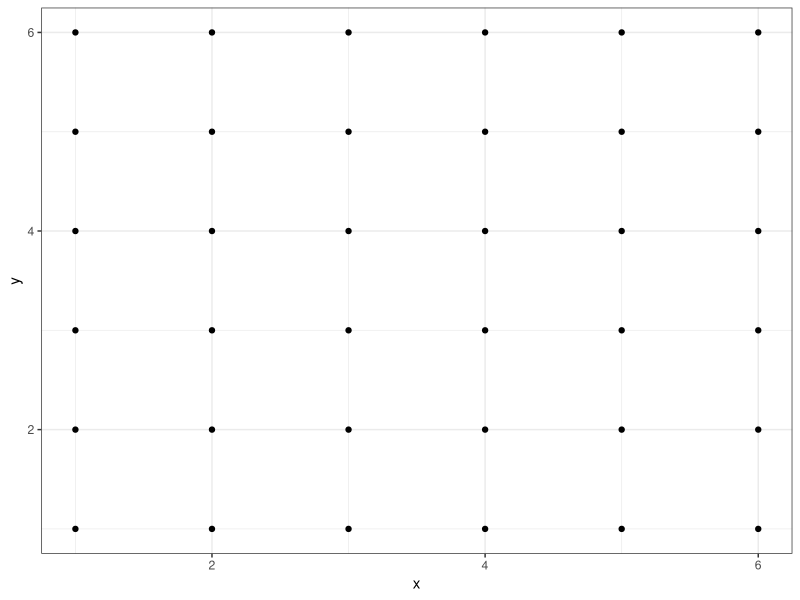
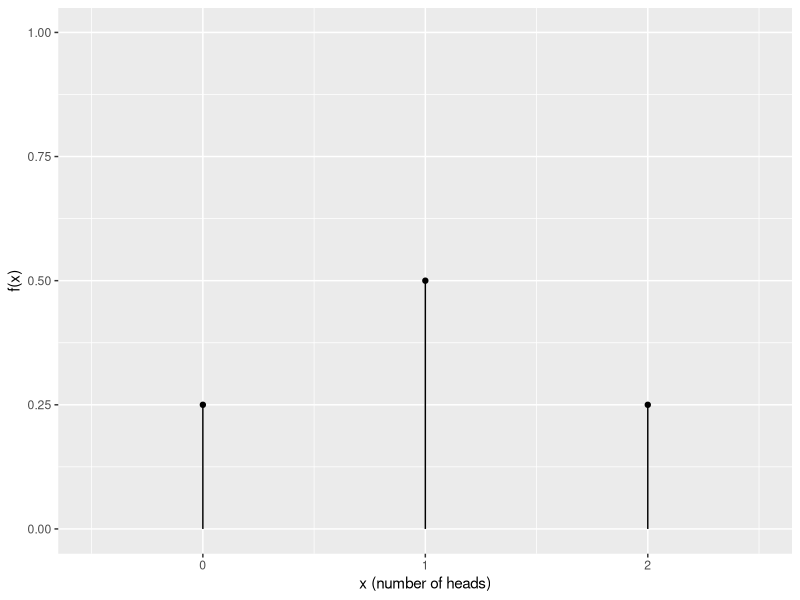
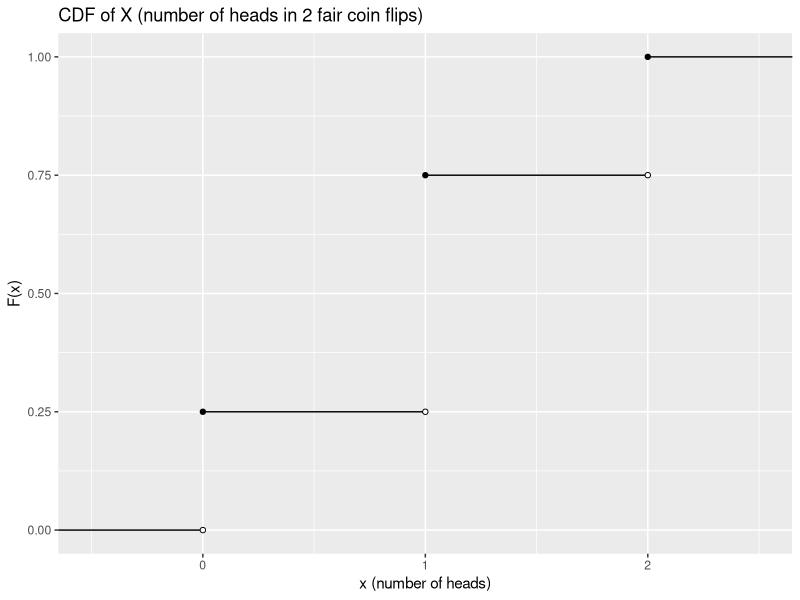
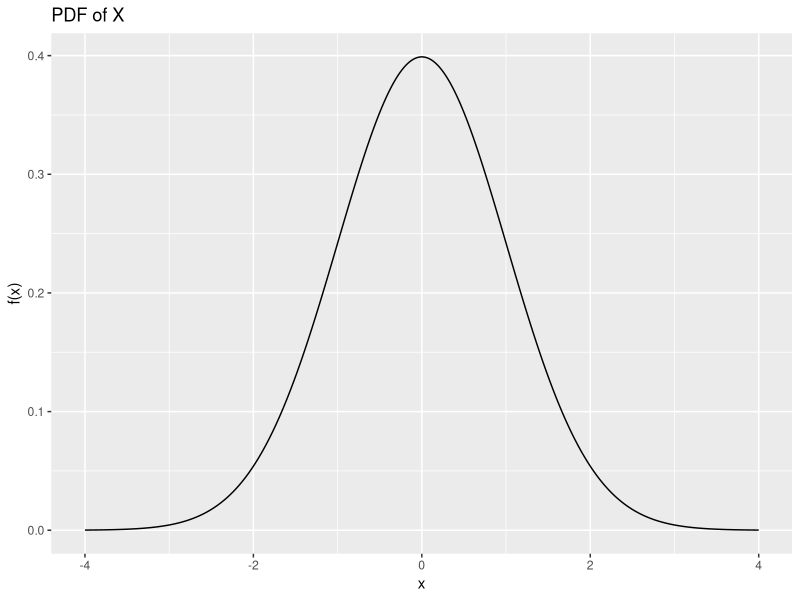
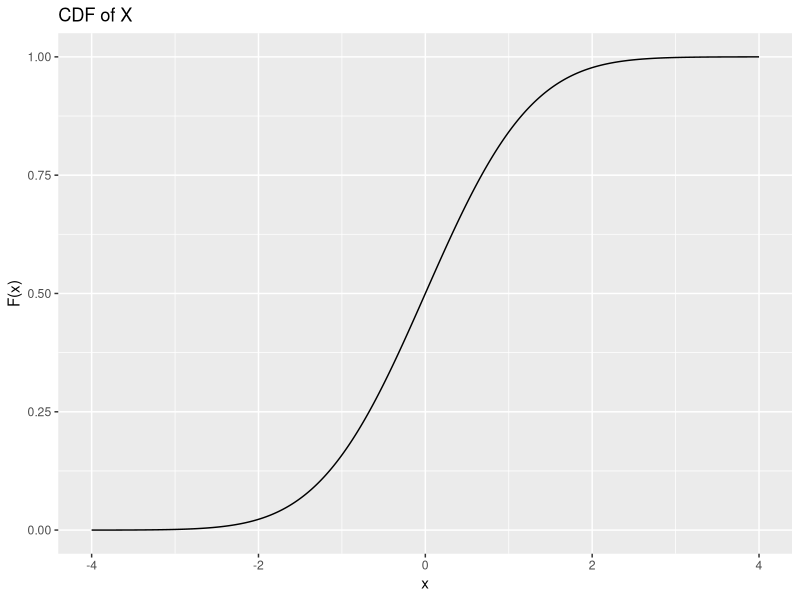
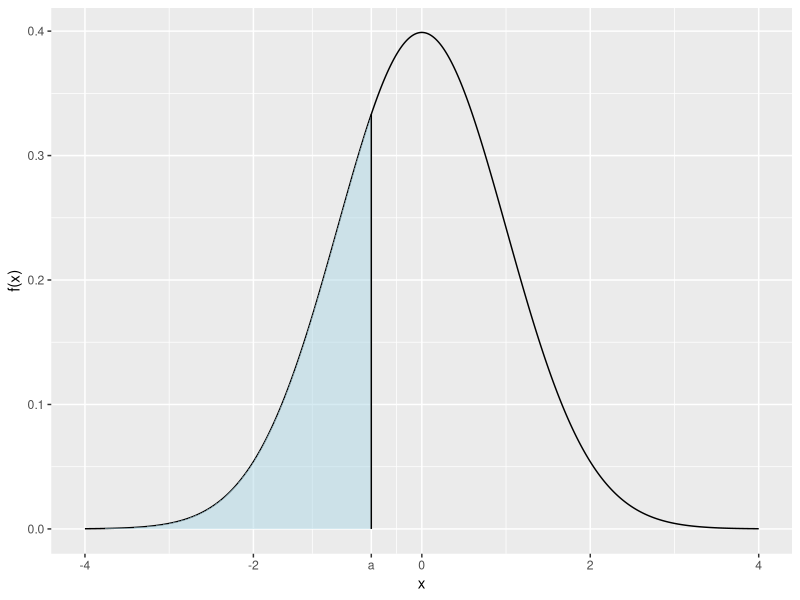
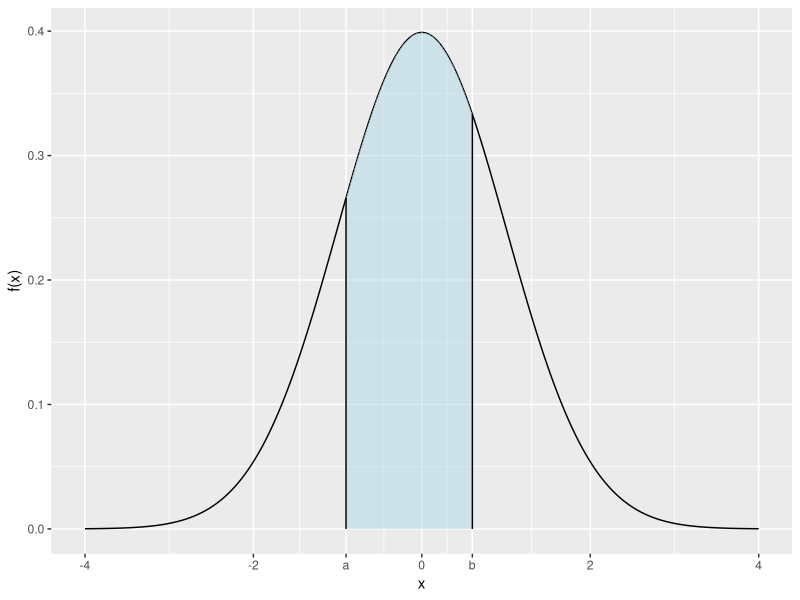
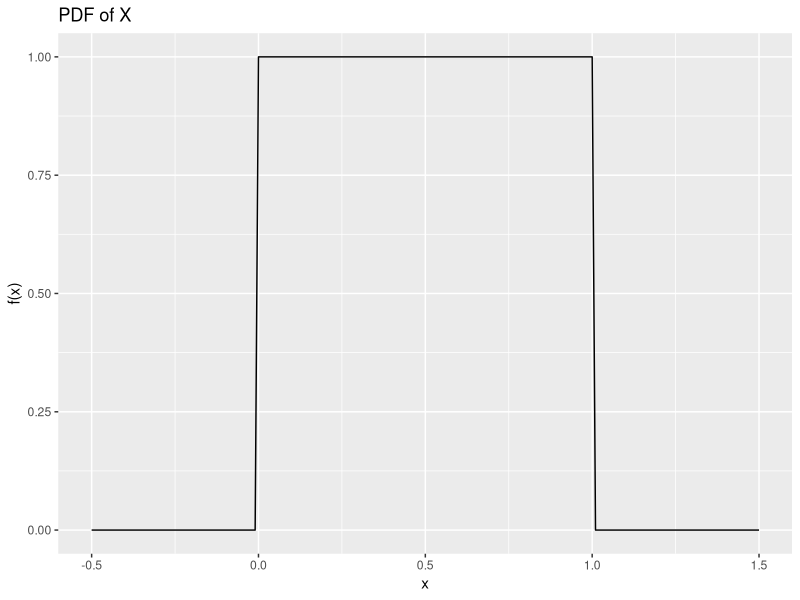

These charts were generated, in order, by the following R code:
## ---- chunk 1
#| warning: false
#| message: false

library(tidyverse)

## ---- chunk 2
#| fig-height: 3
#| fig-width: 3
#| echo: false
#| fig-align: center
expand_grid(x = 1:6, y = 1:6) |> 
  ggplot(aes(x = x, y = y)) + 
  geom_point() +
  theme_bw()
## ---- chunk 3
#| echo: false
plotdata <- tibble(
  x = c(-1, 0, 1, 2),
  xend = c(0, 1, 2, 3),
  `f(x)` = c(0, 1/4, 1/2, 1/4),
  `F(x)` = cumsum(`f(x)`)
)
## ---- chunk 4
#| fig-width: 5
#| fig-height: 5
#| fig-align: center
#| echo: false
ggplot(plotdata, aes(x = x, y = `f(x)`)) +
  geom_point() +
  coord_cartesian(xlim = c(-0.5, 2.5),
                  ylim = c(0,1)) +
  geom_segment(aes(x = x, y = c(0,0,0,0), xend = x, yend = `f(x)`)) +
  labs(main = 'PMF of X (number of heads in 2 fair coin flips)',
       x = "x (number of heads)")
## ---- chunk 5
#| fig-width: 5
#| fig-height: 5
#| fig-align: center
#| echo: false
ggplot(plotdata, aes(x = x, y = `F(x)`)) +
  geom_segment(aes(x = x, y = `F(x)`, xend = xend, yend = `F(x)`)) + 
  geom_point() +
  geom_point(aes(x = xend, y = `F(x)`), shape= 21, fill = 'white') +
  coord_cartesian(xlim = c(-0.5, 2.5),
                  ylim = c(0,1)) +
  labs(title = 'CDF of X (number of heads in 2 fair coin flips)',
       x = "x (number of heads)")
## ---- chunk 6
#| echo: false
norm_plotdata <- tibble(x = seq(-4, 4, by = .01)) |> 
  mutate(`f(x)` = dnorm(x),
         `F(x)` = pnorm(x))
## ---- chunk 7
#| fig-width: 5
#| fig-height: 5
#| fig-align: center
#| echo: false
ggplot(norm_plotdata, aes(x = x, y = `f(x)`)) +
  geom_line() +
  labs(title = 'PDF of X',
       x = "x")
## ---- chunk 8
#| fig-width: 5
#| fig-height: 5
#| fig-align: center
#| echo: false
ggplot(norm_plotdata, aes(x = x, y = `F(x)`)) +
  geom_line() +
  labs(title = 'CDF of X',
       x = "x")
## ---- chunk 9
#| echo: false
integration_data <- tibble(x = c(norm_plotdata$x, rev(norm_plotdata$x)),
                           `f(x)` = c(norm_plotdata$`f(x)`, rep(0, nrow(norm_plotdata))))
## ---- chunk 10
#| fig-width: 5
#| fig-height: 5
#| fig-align: center
#| echo: false

a <- -.6
ggplot(norm_plotdata, aes(x = x, y = `f(x)`)) +
  geom_line() +
  geom_polygon(data = integration_data |> filter(x < a),
               fill = "lightblue", alpha = .5) +
  geom_line(data = tibble(x = c(a, a), `f(x)` = c(0, dnorm(a)))) + 
  labs(main = 'PDF of X',
       x = "x") + 
  scale_x_continuous(breaks = c(-4, -2, a, 0, 2, 4), labels = c(-4, -2, "a", 0, 2, 4))
## ---- chunk 11
#| fig-width: 5
#| fig-height: 5
#| fig-align: center
#| echo: false
a <- -.9
b <- .6
ggplot(norm_plotdata, aes(x = x, y = `f(x)`)) +
  geom_line() +
  geom_polygon(data = integration_data |> filter(x < b & x > a),
               fill = "lightblue", alpha = .5) +
  geom_line(data = tibble(x = c(a, a), `f(x)` = c(0, dnorm(a)))) + 
  geom_line(data = tibble(x = c(b, b), `f(x)` = c(0, dnorm(b)))) + 
  labs(main = 'CDF of X',
       x = "x") + 
  scale_x_continuous(breaks = c(-4, -2, a, 0, b, 2, 4), labels = c(-4, -2, "a", 0, "b", 2, 4))
## ---- chunk 12
#| echo: false
unif_plotdata <- tibble(x = seq(-.5, 1.5, by = .01)) |> 
  mutate(`f(x)` = dunif(x),
         `F(x)` = punif(x))
## ---- chunk 13
#| fig-width: 5
#| fig-height: 5
#| fig-align: center
#| echo: false
ggplot(unif_plotdata, aes(x = x, y = `f(x)`)) +
  geom_line() +
  labs(title = 'PDF of X',
       x = "x")
## ---- chunk 14
#| fig-width: 5
#| fig-height: 5
#| fig-align: center
#| echo: false
ggplot(unif_plotdata, aes(x = x, y = `F(x)`)) +
  geom_line() +
  labs(title = 'CDF of X',
       x = "x")
